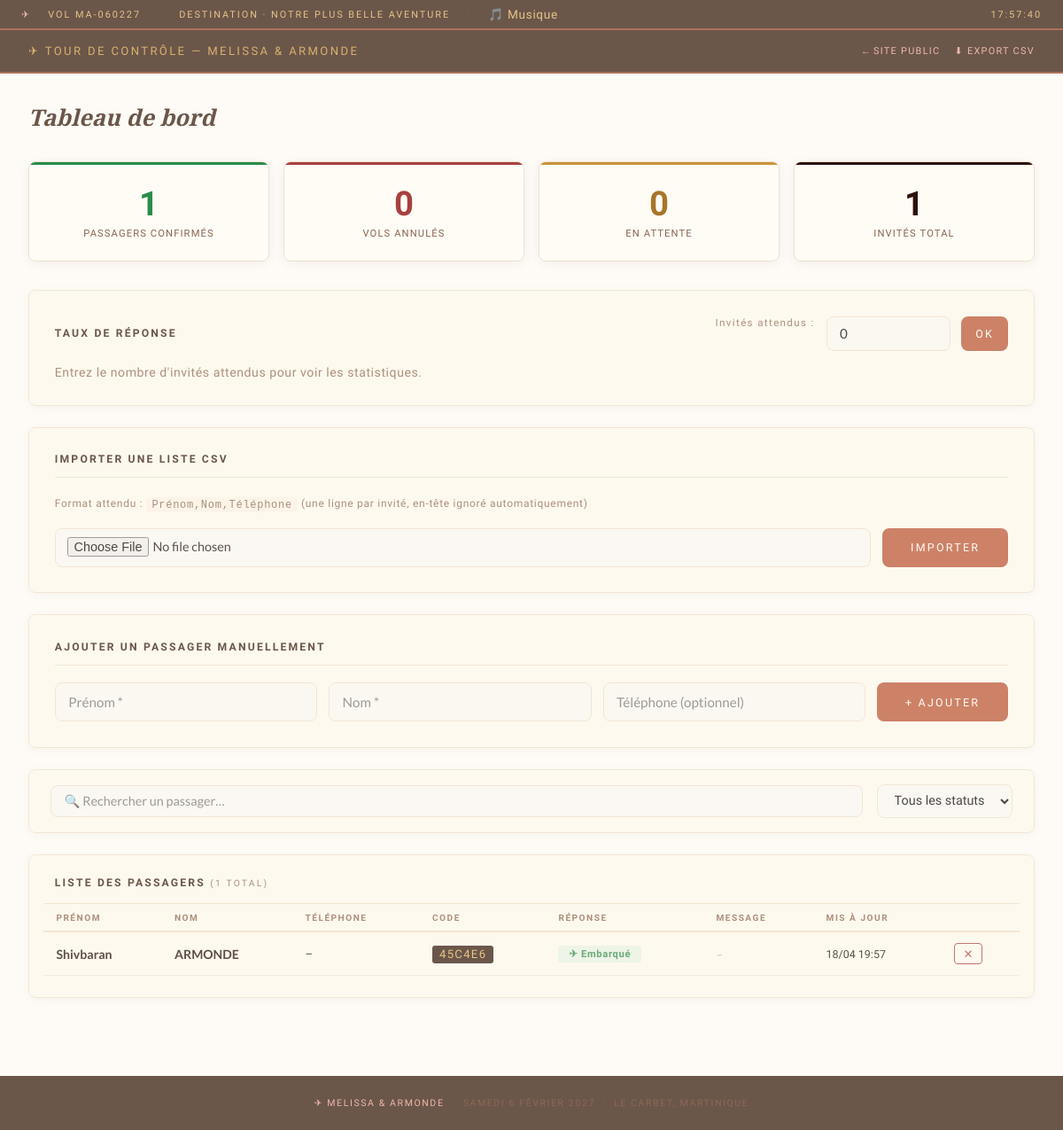
The app's page /admin/dashboard with its own data.
### models.py (models this page shows)
class Guest(Base):
    __tablename__ = "guests"
    id         = Column(Integer, primary_key=True, index=True)
    prenom     = Column(String, nullable=False, default="")
    nom        = Column(String, nullable=False, default="")
    telephone  = Column(String, nullable=True, default="")
    code       = Column(String, unique=True, nullable=False, index=True)
    email      = Column(String, nullable=True, default="")
    response   = Column(String, default="pending")   # pending / yes / no
    plus_one   = Column(Integer, default=0)           # accompagnants
    regime     = Column(String, default="standard")   # standard / vegetarien / sans-gluten
    message    = Column(Text, default="")
    updated_at = Column(DateTime, nullable=True)
    created_at = Column(DateTime, default=datetime.utcnow)

### main.py (the view)
@app.get("/admin/dashboard", response_class=HTMLResponse)
def admin_dashboard(request: Request, db: Session = Depends(get_db)):
    guests    = db.query(Guest).order_by(Guest.nom, Guest.prenom).all()
    yes_count = sum(1 + g.plus_one for g in guests if g.response == "yes")
    no_count  = sum(1 for g in guests if g.response == "no")
    pending   = sum(1 for g in guests if g.response == "pending")
    repondu   = sum(1 for g in guests if g.response != "pending")
    expected_str  = get_setting(db, "expected_guests", "0")
    expected      = int(expected_str) if expected_str.isdigit() else 0
    taux_reponse  = round(repondu   / expected * 100) if expected > 0 else None
    taux_presence = round(yes_count / expected * 100) if expected > 0 else None
    return tr("admin.html", request,
              guests=guests, yes_count=yes_count, no_count=no_count,
              pending=pending, repondu=repondu, expected=expected,
              taux_reponse=taux_reponse, taux_presence=taux_presence)

### templates/admin.html (shortened to what this page needs)
{% extends "base.html" %}
{% block content %}
<nav class="admin-nav">
  <span class="admin-nav-title">✈ Tour de contrôle — {{ couple }}</span>
  <div class="admin-nav-links">
    <a href="/">← Site public</a>
    <a href="/admin/export-csv">⬇ Export CSV</a>
  </div>
</nav>
<div class="admin-wrap">
  <h2>Tableau de bord</h2>
  <div class="stats-row">
    <div class="stat stat-yes">
      <span class="stat-number">{{ yes_count }}</span>
      <span class="stat-label">Passagers confirmés</span>
    </div>
    <div class="stat stat-no">
      <span class="stat-number">{{ no_count }}</span>
      <span class="stat-label">Vols annulés</span>
    </div>
    <div class="stat stat-pend">
      <span class="stat-number">{{ pending }}</span>
      <span class="stat-label">En attente</span>
    </div>
    <div class="stat stat-total">
      <span class="stat-number">{{ guests|length }}</span>
      <span class="stat-label">Invités total</span>
    </div>
  </div>
  <div class="admin-card">
    <div style="display:flex;align-items:center;justify-content:space-between;flex-wrap:wrap;gap:1rem;margin-bottom:1rem">
      <h3 style="margin:0;border:none;padding:0">Taux de réponse</h3>
      <form method="post" action="/admin/set-expected" class="inline-form" style="margin:0">
        <label style="font-family:var(--mono);font-size:.72rem;letter-spacing:.12em;color:var(--mid);white-space:nowrap">
          Invités attendus :
        </label>
        <input type="number" name="expected" min="0" value="{{ expected }}" style="width:90px" />
        <button type="submit" class="btn-primary" style="width:auto;padding:.45rem 1rem">OK</button>
      </form>
    </div>
    {% if expected > 0 %}
    <div class="taux-bars">
      <div class="taux-row">
        <span class="taux-label">Ont répondu</span>
        <div class="bar-wrap"><div class="bar bar-gold" style="width:{{ taux_reponse }}%"></div></div>
        <span class="taux-val">{{ repondu }} / {{ expected }} ({{ taux_reponse }}%)</span>
      </div>
      <div class="taux-row">
        <span class="taux-label">Présents confirmés</span>
        <div class="bar-wrap"><div class="bar bar-green" style="width:{{ taux_presence }}%"></div></div>
        <span class="taux-val">{{ yes_count }} / {{ expected }} ({{ taux_presence }}%)</span>
      </div>
    </div>
    {% else %}
    <p style="color:var(--mid);font-size:.88rem;font-family:var(--mono);letter-spacing:.04em">
      Entrez le nombre d'invités attendus pour voir les statistiques.
    </p>
    {% endif %}
  </div>
  <div class="admin-card">
    <h3>Importer une liste CSV</h3>
    <p style="font-family:var(--mono);font-size:.75rem;letter-spacing:.06em;color:var(--mid);margin-bottom:1rem;line-height:1.7">
      Format attendu : <code style="background:var(--cream);padding:.1rem .4rem;border-radius:3px">Prénom,Nom,Téléphone</code>
      (une ligne par invité, en-tête ignoré automatiquement)
    </p>
    <form method="post" action="/admin/import-csv" enctype="multipart/form-data" class="inline-form">
      <input type="file" name="file" accept=".csv,.txt" required
             style="flex:1;border:1.5px solid var(--cream-d);border-radius:var(--radius);padding:.55rem .8rem;font-size:.9rem;background:#fafafa" />
      <button type="submit" class="btn-primary" style="width:auto">Importer</button>
    </form>
  </div>
  <div class="admin-card">
    <h3>Ajouter un passager manuellement</h3>
    <form method="post" action="/admin/add-guest" class="inline-form">
      <input type="text" name="prenom" placeholder="Prénom *" required />
      <input type="text" name="nom"    placeholder="Nom *"    required />
      <input type="text" name="telephone" placeholder="Téléphone (optionnel)" />
      <button type="submit" class="btn-primary" style="width:auto">+ Ajouter</button>
    </form>
  </div>
  <div class="admin-card" style="padding:1rem 1.5rem">
    <div style="display:flex;align-items:center;gap:1rem;flex-wrap:wrap">
      <input type="text" id="search-input" placeholder="🔍 Rechercher un passager…"
             style="flex:1;min-width:200px;border:1.5px solid var(--cream-d);border-radius:var(--radius);padding:.55rem .9rem;font-size:.9rem;background:#fafafa;font-family:var(--sans)" />
      <select id="filter-status"
              style="border:1.5px solid var(--cream-d);border-radius:var(--radius);padding:.55rem .9rem;font-size:.9rem;background:#fafafa;font-family:var(--mono)">
        <option value="">Tous les statuts</option>
      </select>
    </div>
  </div>
  <div class="admin-card" style="padding:1.5rem 1rem">
    <h3 style="padding:0 .8rem 1rem;border-bottom:1px solid var(--cream-d);margin-bottom:0">
      Liste des passagers
      <span style="font-weight:300;color:var(--mid);font-size:.85em">({{ guests|length }} total)</span>
    </h3>
    <div class="table-wrap">
      <table class="guest-table" id="guests-table">
        <thead>
          <tr>
            <th>Prénom</th>
            <th>Nom</th>
            <th>Téléphone</th>
            <th>Code</th>
            <th>Réponse</th>
            <th>Message</th>
            <th>Mis à jour</th>
            <th></th>
          </tr>
        </thead>
        <tbody>
          {% for g in guests %}
          <tr data-name="{{ g.prenom }} {{ g.nom }}" data-status="{{ g.response }}">
            <td><strong>{{ g.prenom|title }}</strong></td>
            <td><strong>{{ g.nom|upper }}</strong></td>
            <td style="font-family:var(--mono);font-size:.82rem">{{ g.telephone or "–" }}</td>
            <td><code class="code-badge">{{ g.code }}</code></td>
            <td>
              {% if g.response == "yes" %}
                <span class="badge badge-yes">✈ Embarqué</span>
              {% elif g.response == "no" %}
                <span class="badge badge-no">✕ Annulé</span>
              {% else %}
                <span class="badge badge-pending">⏳ En attente</span>
              {% endif %}
            </td>
            <td class="msg-cell" title="{{ g.message or '' }}">{{ g.message or "–" }}</td>
            <td style="font-family:var(--mono);font-size:.78rem;white-space:nowrap">
              {{ g.updated_at.strftime("%d/%m %H:%M") if g.updated_at else "–" }}
            </td>
            <td>
              <form method="post" action="/admin/delete-guest/{{ g.id }}"
                    onsubmit="return confirm('Supprimer {{ g.prenom }} {{ g.nom }} ?')">
                <button type="submit" class="btn-danger">✕</button>
              </form>
            </td>
          </tr>
          {% else %}
          <tr><td colspan="8" style="text-align:center;color:#aaa;padding:2rem;font-family:var(--mono);font-size:.82rem">
            Aucun passager enregistré pour l'instant.
          </td></tr>
          {% endfor %}
        </tbody>
      </table>
    </div>
  </div>
</div>
{% endblock %}

### templates/base.html (shortened to what this page needs)
<!DOCTYPE html>
<html lang="fr">
<head>
  <link rel="stylesheet" href="/static/style.css" />
</head>
<body>
  <div class="top-bar">
    <div class="top-bar-left">
      <span class="plane-icon">✈</span>
      <span>{{ flight_num }}</span>
      <span class="top-bar-sep">·</span>
      <span>DESTINATION · NOTRE PLUS BELLE AVENTURE</span>
      <span class="top-bar-sep">·</span>
      <button id="music-btn" onclick="toggleMusic()" style="background:none;border:none;cursor:pointer;color:inherit;font-size:.85rem;letter-spacing:.05em;font-family:var(--mono);padding:0">
        🎵 Musique
      </button>
    </div>
    <div class="top-bar-right">
      <span id="tb-clock"></span>
    </div>
  </div>
  {% block content %}{% endblock %}
  <footer>
    <span>✈ {{ couple }}</span>
    &nbsp;·&nbsp; {{ date }}
    &nbsp;·&nbsp; {{ place }}
  </footer>
</body>
</html>

### records on screen
Guest: prenom "Shivbaran", nom "ARMONDE", telephone "–", code "45C4E6", response "✈ Embarqué", message "–", updated_at "18/04 19:57"

### other values on screen
{{ flight_num }} "VOL MA-060227"
{{ couple }} "MELISSA & ARMONDE"
{{ yes_count }} "1"
{{ no_count }} "0"
{{ pending }} "0"
{{ guests|length }} "1"
{{ date }} "SAMEDI 6 FÉVRIER 2027"
{{ place }} "LE CARBET, MARTINIQUE"
